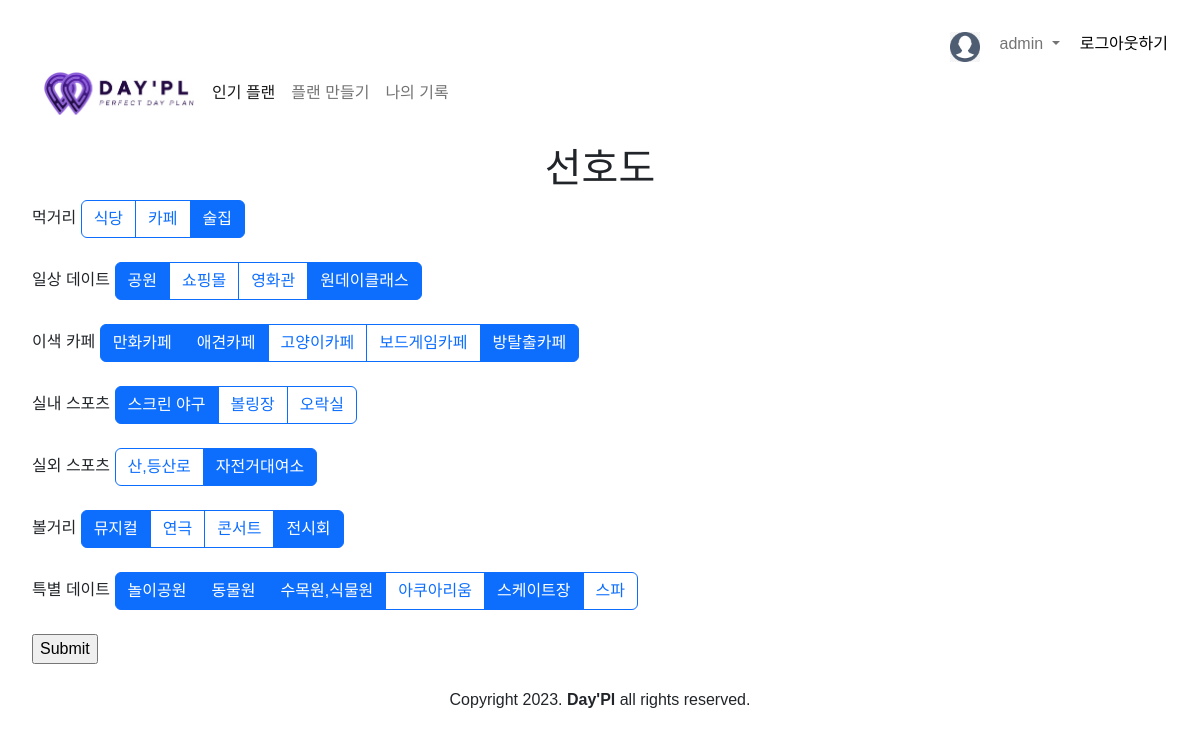
The page /preferences/ (signed in) on the database its author committed.
### common/models.py (models this page shows, shortened)
class Profile(models.Model):
    user       = models.OneToOneField(User, on_delete=models.CASCADE)
    uuid       = models.UUIDField(unique=True, default=uuid.uuid4)
    nickname   = models.CharField(max_length=64, blank=False)
    fullname   = models.CharField(max_length=64, blank=False)
    gender     = models.CharField(max_length=64, blank=False)
    birthdate  = models.DateField(max_length=64, blank=False)
    phone      = models.CharField(max_length=64, blank=False)
    mail       = models.CharField(max_length=64, blank=False)
    rq_terms   = models.BooleanField(default=0)
    op_terms   = models.BooleanField(default=0)
    image      = models.ImageField(upload_to='photos/', null=True, default='static/img/profile_img.png')
    sign_date  = models.DateTimeField(auto_now_add=True)

### Day_Pl/models.py (models this page shows, shortened)
class PlaceTypeCategory(models.Model):
    code = models.CharField(max_length=32, default='Z', unique=True)
    name = models.CharField(max_length=32, null=False)

class PlaceType(models.Model):
    category = models.ForeignKey(PlaceTypeCategory, on_delete=models.SET_NULL, null=True)
    code           = models.CharField(max_length=32, default='Z0', unique=True)
    name           = models.CharField(max_length=32, null=False)

### Day_Pl/views/preferences.py (the view, shortened to what this page needs)
# urls.py: path("", browse.index, name = 'browse'), #! 메인 페이지
@login_required
def index(request):
    preference_choices = PlaceType.objects.all() #! preference_choices의 각 원소는 html 요소의 id값으로 쓰임
    user_preference_ids = [user_preference.prefer.pk for user_preference in  Preference.objects.filter(user = request.user)]
    code_alphabets = PlaceTypeCategory.objects.all()
    context = {
        'preference_choices' : preference_choices,
        'user_preference_ids'   : user_preference_ids,
        'code_alphabets' : code_alphabets,
        }
    return render(request, 'preferences.html' , context = context)

### templates/preferences.html (shortened to what this page needs)
{% extends 'layout.html' %}
{% load static %}
{% block contents %}
	<div class="d-flex justify-content-center">
		<h1>선호도</h1>
	</div>
	<form method="post" action="{% url 'Day_Pl:preferences' %}">
		{% for code_alphabet in code_alphabets %}
			<label>{{ code_alphabet.name }}</label>
			<div class="btn-group" role="group" aria-label="Basic checkbox toggle button group">
				{% for preference_item in preference_choices %}
					{% if code_alphabet.code in preference_item.code %}
						<label class="btn btn-outline-primary" for="{{ preference_item.code }}">{{ preference_item.name }}</label>
					{% endif %}
				{% endfor %}
			</div>
			<br><br>
		{% endfor %}
		<input type="submit">
	</form>
{% endblock %}

### templates/layout.html (shortened to what this page needs)
{% load static %}
<!doctype html>
<html lang="en">
    <head>
        <link href="https://cdn.jsdelivr.net/npm/bootstrap@5.2.1/dist/css/bootstrap.min.css" rel="stylesheet"
>
        <link rel="stylesheet" href="{% static 'css/style.css' %}">
        <link href="https://unpkg.com/@yaireo/tagify/dist/tagify.css" rel="stylesheet" type="text/css" />
    </head>
    <body style="padding: 1rem 2rem 0rem 2rem;">
        <header style="height: 8rem;">
            <div style="height: 3rem;">
                {% if user.is_authenticated %}
                    {% include 'components/after_login.html' %}
                {% else %}
                    {% include 'components/before_login.html' %}
                {% endif %}
            </div>
            <div style="height: 5rem;">
                {% include 'components/navigation.html' %}
            </div>
        </header>
        <div class="contents__box">
            {% block contents %}{% endblock %}
        </div>
        <footer class="footer">
            {% include 'components/footer.html' %}
        </footer>
    </body>
</html>

### templates/components/after_login.html (shortened to what this page needs)
{% load static %}
<div class="d-flex justify-content-end">
	<img class="mt-3" height="30px" width="30px" src="{% static 'IMG/profile_img.png' %}" alt="유저 프로필 IMG">
	<nav class="navbar navbar-expand-lg bg-body-tertiary">
		<div class="container-fluid">
			<div class="collapse navbar-collapse" id="navbarSupportedContent">
				<ul class="navbar-nav me-auto mb-2 mb-lg-0">
					<li class="nav-item dropdown">
						<a class="nav-link dropdown-toggle" href="#" role="button" data-bs-toggle="dropdown" aria-expanded="false">
							{{ user.profile.fullname }}
						</a>
					</li>
				</ul>
			</div>
		</div>
	</nav>
	<a class="mt-3" href="{% url 'common:logout' %}">로그아웃하기</a>
</div>

### templates/components/navigation.html (shortened to what this page needs)
{% load static %}
<nav class="navbar navbar-expand-lg bg-body-tertiary">
  <div class="container-fluid">
		<a href="{% url 'Day_Pl:browse' %}"><img class="navbar__logo" src="{% static 'IMG/DayPl_logo.jpeg' %}" alt="Day'Pl Logo"></a>
    <div class="collapse navbar-collapse" id="navbarSupportedContent">
      <ul class="navbar-nav me-auto mb-2 mb-lg-0">
        <li class="nav-item">
          <a class="nav-link active" aria-current="page" href="{% url 'Day_Pl:populars' %}">인기 플랜</a>
        </li>
        <li class="nav-item">
          {% if user.is_authenticated %}
            <a class="nav-link" href="{% url 'Day_Pl:new_plan' %}">플랜 만들기</a>
          {% else %}
            <a class="nav-link" href="{% url 'common:login' %}">플랜 만들기</a>
          {% endif %}
        </li>
        <li class="nav-item">
          {% if user.is_authenticated %}
            <a class="nav-link" href="{% url 'Day_Pl:saves' %}">나의 기록</a>
          {% else %}
            <a class="nav-link" href="{% url 'common:login' %}">나의 기록</a>
          {% endif %}
				</li>
      </ul>
    </div>
  </div>
</nav>

### templates/components/footer.html
Copyright 2023. <strong>Day'Pl</strong> all rights reserved.

### static/CSS/style.css (style rules this page uses)
* { font-family: 'Noto Sans KR', sans-serif; box-sizing: border-box; }
body { font-size: 16px; }
a { text-decoration: none; color:black; }
ul { list-style: none; padding: 0; }
.navbar__logo { width: 150px; margin-right: 10px; }
.footer { text-align: center; margin: 1.5rem; }

### rows shown on the page
PlaceTypeCategory: name "먹거리"
PlaceType: name "식당"
PlaceType: name "카페"
PlaceType: name "술집"
PlaceTypeCategory: name "일상 데이트"
PlaceType: name "공원"
PlaceType: name "쇼핑몰"
PlaceType: name "영화관"
PlaceType: name "원데이클래스"
PlaceTypeCategory: name "이색 카페"
PlaceType: name "만화카페"
PlaceType: name "애견카페"
PlaceType: name "고양이카페"
PlaceType: name "보드게임카페"
PlaceType: name "방탈출카페"
PlaceTypeCategory: name "실내 스포츠"
PlaceType: name "스크린 야구"
PlaceType: name "볼링장"
PlaceType: name "오락실"
PlaceTypeCategory: name "실외 스포츠"
PlaceType: name "산,등산로"
PlaceType: name "자전거대여소"
PlaceTypeCategory: name "볼거리"
PlaceType: name "뮤지컬"
PlaceType: name "연극"
PlaceType: name "콘서트"
PlaceType: name "전시회"
PlaceTypeCategory: name "특별 데이트"
PlaceType: name "놀이공원"
PlaceType: name "동물원"
PlaceType: name "수목원,식물원"
PlaceType: name "아쿠아리움"
PlaceType: name "스케이트장"
PlaceType: name "스파"

### other values the page prints
{{ user.profile.fullname }} "admin"
